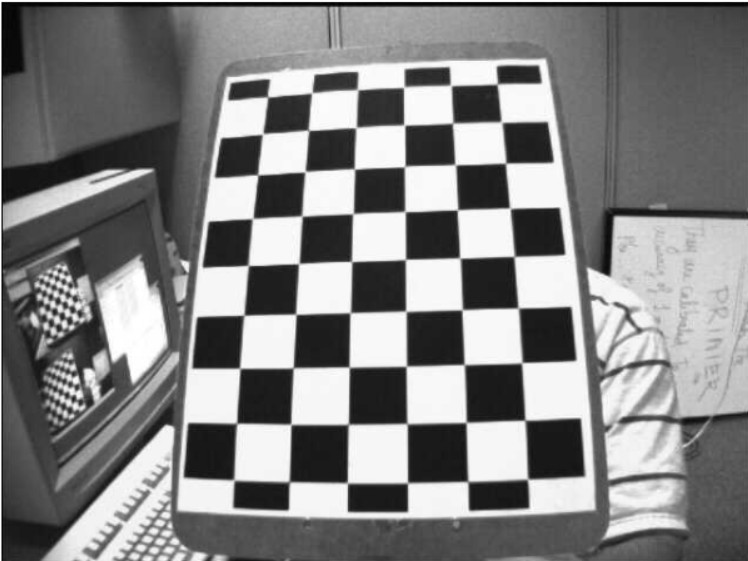
#> input picture MCA_Rungta/Computer Vision/image1.jpeg, 748 x 561 px
$ python 14_Harris_Corner_Detection.py
#> lines starting #> are read from the running program, lines starting #| are printed output that depends on the picture
import cv2
import numpy as np
import matplotlib.pyplot as plt

image = cv2.imread("image1.jpeg")
#> image is the input picture: shape (561, 748, 3); min 0, max 255, mean 130.7

gray = cv2.cvtColor(image, cv2.COLOR_BGR2GRAY)

plt.imshow(gray, cmap="gray")
plt.axis("off")
plt.title("Original Image in GrayScale")
plt.show()

gray = np.float32(gray)

# blocksize represents the neighborhood size
# used for detecting corners.
dst = cv2.cornerHarris(
    gray,
    blockSize=2,
    ksize=3,  # ksize → size of Sobel kernel
    k=0.04
)
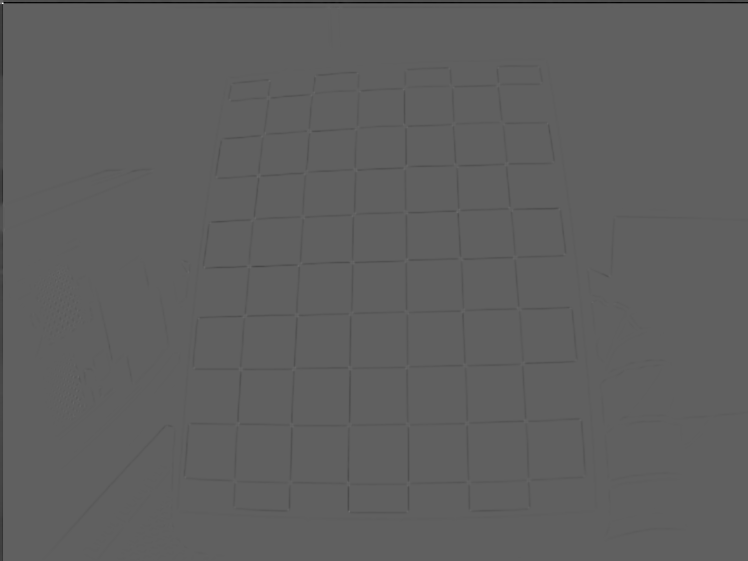
#> dst: shape (561, 748) float32; min -108138664, max 178549088, mean -775693; drawn with min black and max white

plt.imshow(dst, cmap="gray")
plt.title("Corner Detected")
plt.axis("off")
plt.show()

$ run again, with MCA_Rungta/Computer Vision/image.jpg copied over MCA_Rungta/Computer Vision/image1.jpeg
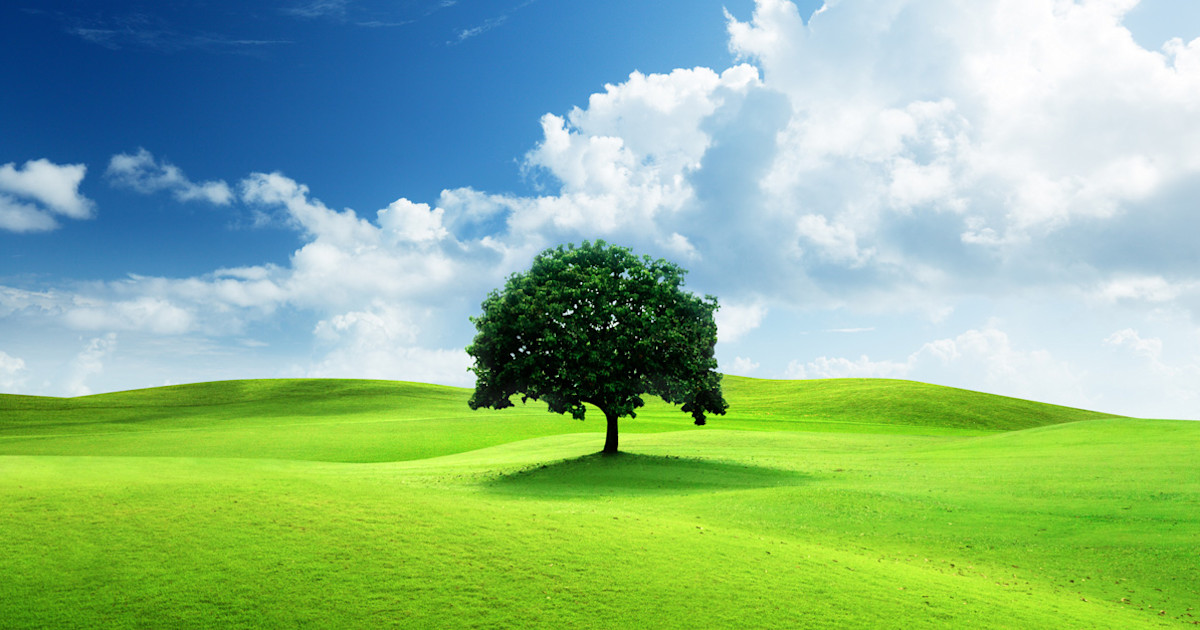
#> input picture MCA_Rungta/Computer Vision/image.jpg, 1200 x 630 px
#> image is the input picture: shape (630, 1200, 3); mean B, G, R 139.9, 183.6, 139.8
#> `gray = cv2.cvtColor(image, cv2.COLOR_BGR2GRAY)`:
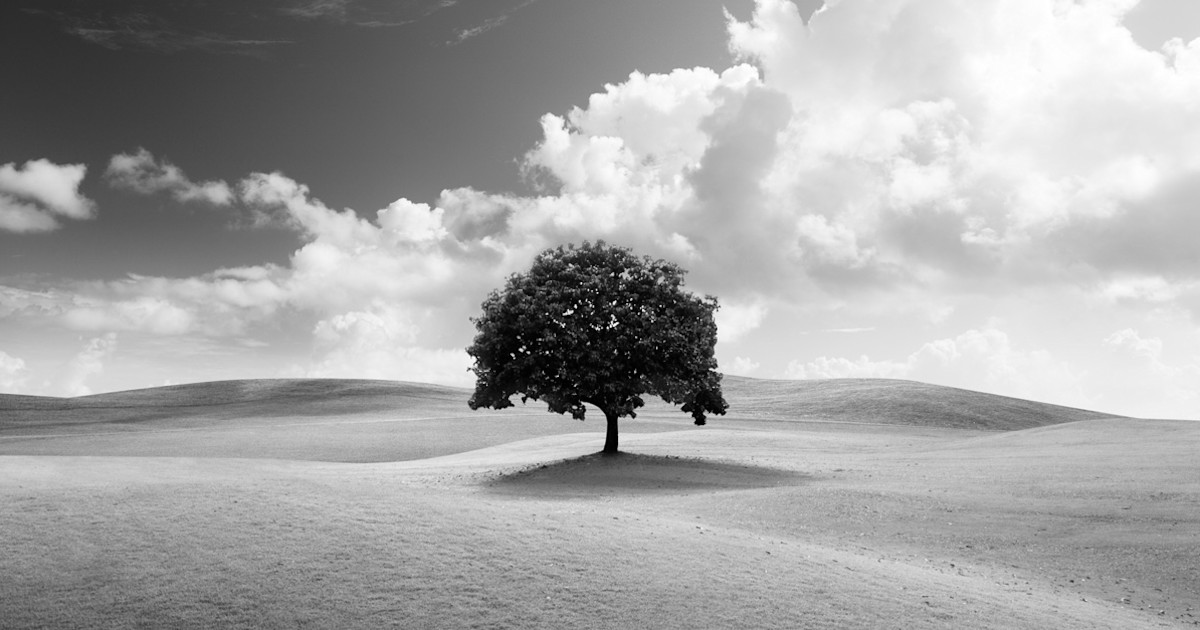
#> gray: shape (630, 1200); min 0, max 255, mean 165.5

$ run again, with MCA_Rungta/Computer Vision/sample.jpg copied over MCA_Rungta/Computer Vision/image1.jpeg
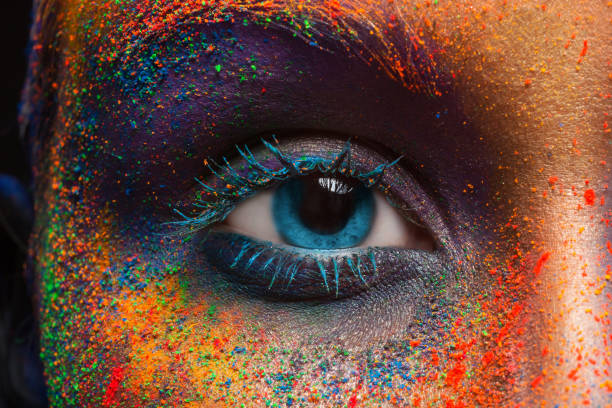
#> input picture MCA_Rungta/Computer Vision/sample.jpg, 612 x 408 px
#> image is the input picture: shape (408, 612, 3); mean B, G, R 59.2, 72.5, 105.7
#> `gray = cv2.cvtColor(image, cv2.COLOR_BGR2GRAY)`:
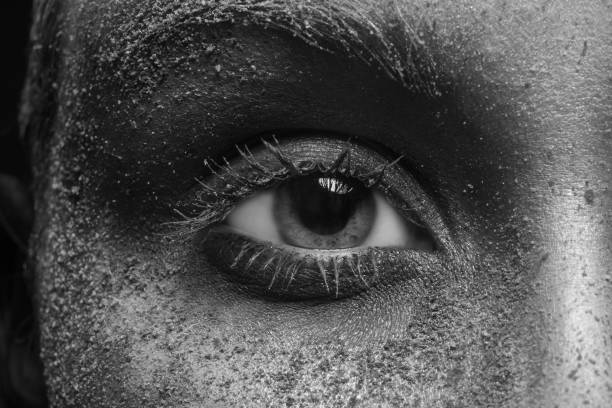
#> gray: shape (408, 612); min 1, max 247, mean 80.9
